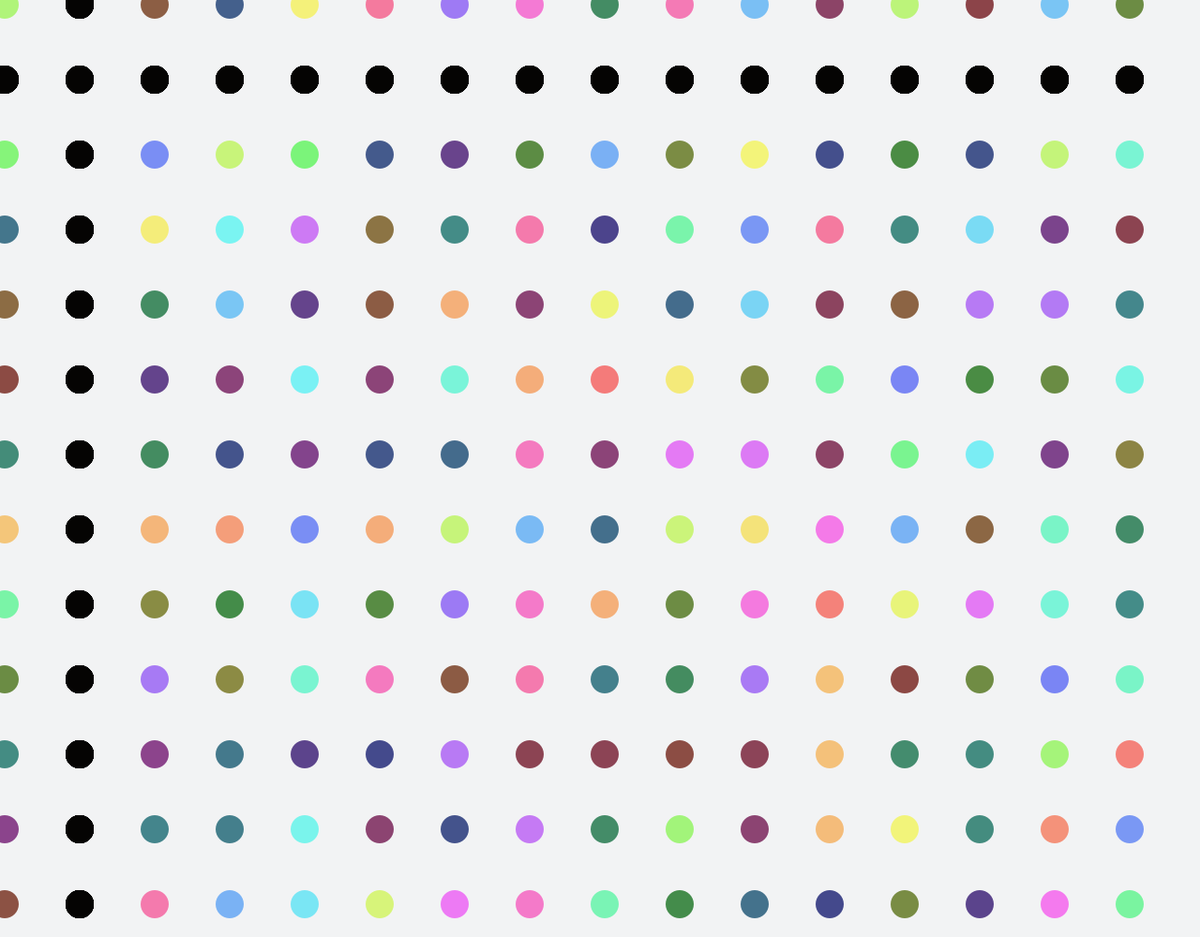
Frame 1 (no input)
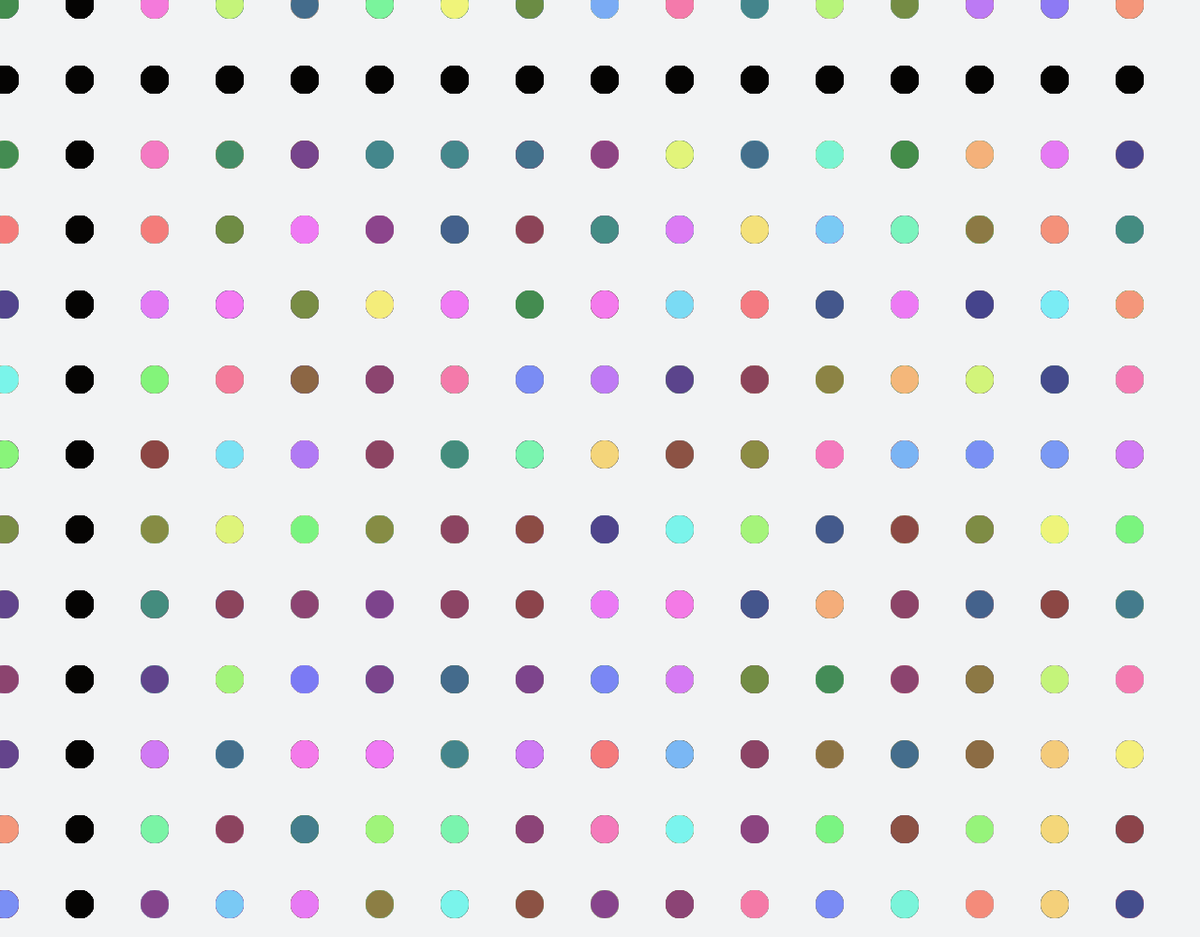
Frame 60 (the mouse pressed at the canvas centre just before this capture)
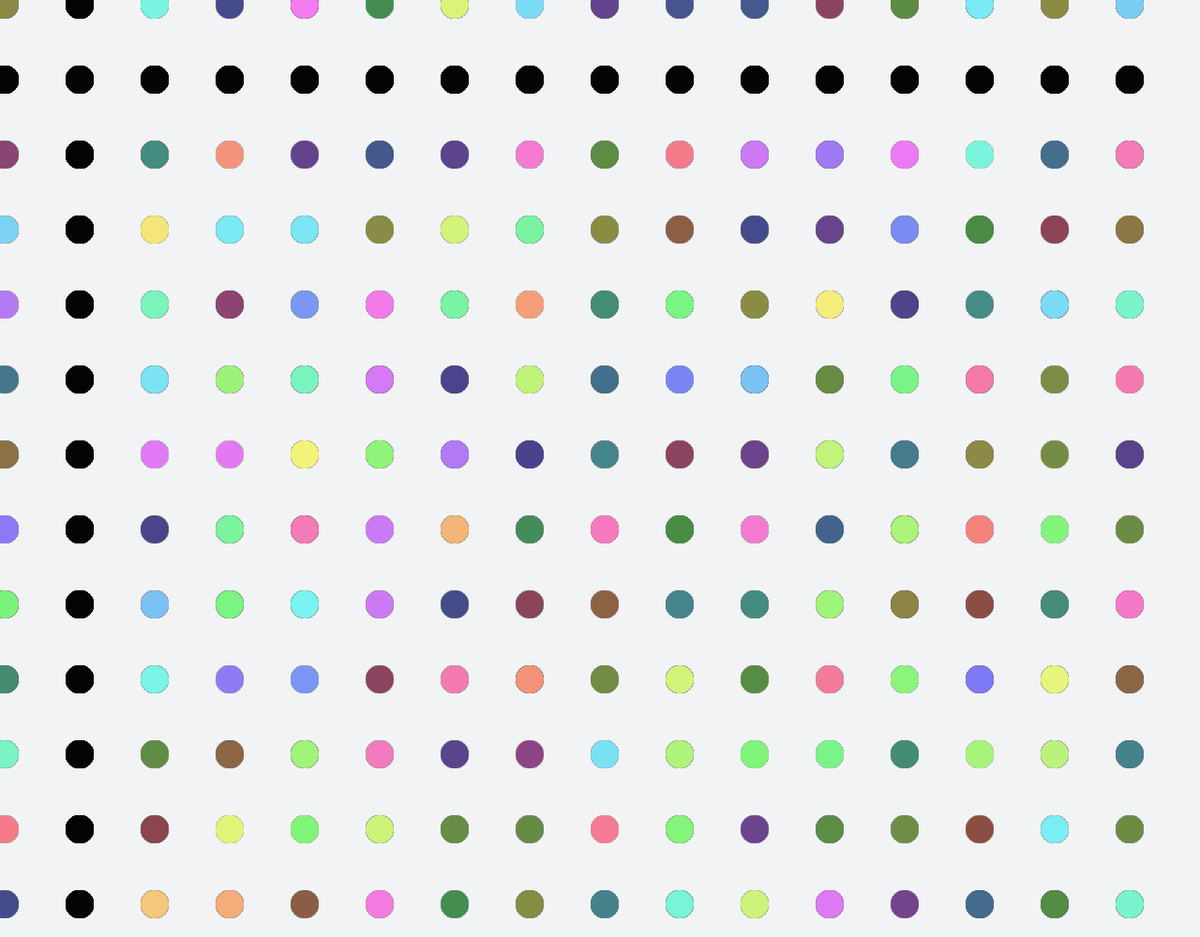
Frame 120 (the mouse held since frame 60 and released just before this capture)

The Processing sketch that drew these frames (run headless with seeded random() and noise(); from frame 60 on, the mouse is pressed at the canvas centre):

// Processing sketch: processing_109305
// ── processing_109305.pde



void setup(){
size(1280, 1000);
smooth();
colorMode(HSB, 360, 100, 100);
frameRate(5);
noStroke();
background(219, 1, 96);
}

void draw(){
  for(int i = 5; i<width; i += 80) {//horizontal column
    for(int j = 5; j<height; j += 80){//vertical column
      if (int(random(0, 2)) == 0) {
        fill(random(360),51, 55);//how i got random colors
      }
      else{
        fill(random(360), 50, 96);//how i got random colors
      }
      
      ellipse(i, j, 30, 30);
      fill(43, 32, 2);
      ellipse(i, 85, 30, 30);
      ellipse(85, j, 30, 30);
    }
  }
}
